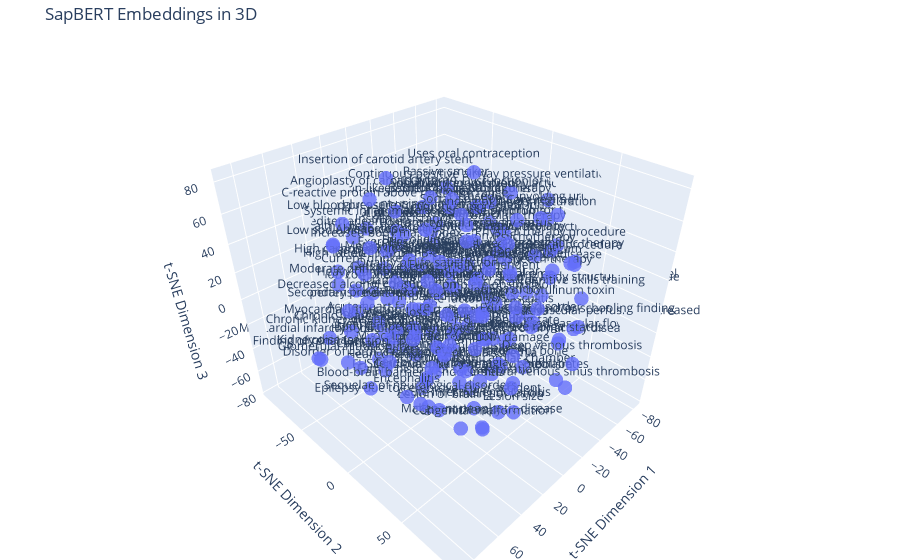

Notebook source saved alongside this figure:
### Code cell
from hierarchy_functions import graph_reduced_in_3d

graph_reduced_in_3d(embedding_matrix, embedding_names, title='SapBERT Embeddings in 3D')

### Figure 1 — Plotly figure (JSON) as saved in the notebook; plotly's stock layout.template omitted (floating-point values rounded to 4 significant figures; data arrays with more than 128 entries replaced by an {"elided": "..."} marker saying what was removed)
{"data": [{"marker": {"opacity": 0.8, "size": 5}, "mode": "markers+text", "text": {"elided": "182 str values"}, "textposition": "top center", "type": "scatter3d", "x": {"elided": "182 float values"}, "y": {"elided": "182 float values"}, "z": {"elided": "182 float values"}}], "layout": {"margin": {"b": 0, "l": 0, "r": 0, "t": 40}, "scene": {"xaxis": {"title": {"text": "t-SNE Dimension 1"}}, "yaxis": {"title": {"text": "t-SNE Dimension 2"}}, "zaxis": {"title": {"text": "t-SNE Dimension 3"}}}, "title": {"text": "SapBERT Embeddings in 3D"}}}
